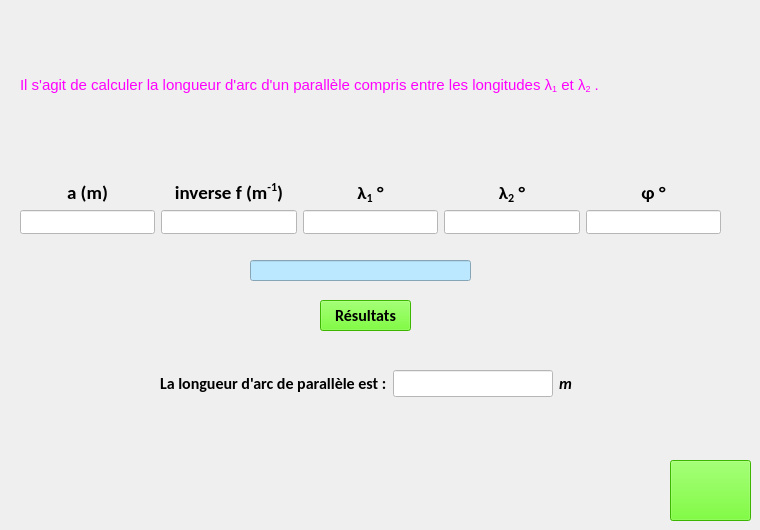
          <widget class="QWidget" name="tab_4_2">
           <attribute name="title">
            <string>Longueur d'un arc d'un parallèle</string>
           </attribute>
           <widget class="QPushButton" name="PB_hp6">
            <property name="geometry">
             <rect>
              <x>670</x>
              <y>460</y>
              <width>81</width>
              <height>61</height>
             </rect>
            </property>
            <property name="font">
             <font>
              <weight>75</weight>
              <bold>true</bold>
             </font>
            </property>
            <property name="styleSheet">
             <string notr="true">background-color:rgb(85, 255, 0)</string>
            </property>
            <property name="text">
             <string/>
            </property>
            <property name="icon">
             <iconset>
              <normaloff>pictures/78-781325_next-button-clipart-panah-purple-next-button-png.png</normaloff>pictures/78-781325_next-button-clipart-panah-purple-next-button-png.png</iconset>
            </property>
            <property name="iconSize">
             <size>
              <width>50</width>
              <height>50</height>
             </size>
            </property>
           </widget>
           <widget class="QLabel" name="label_95">
            <property name="geometry">
             <rect>
              <x>20</x>
              <y>70</y>
              <width>631</width>
              <height>31</height>
             </rect>
            </property>
            <property name="font">
             <font>
              <family>MS Shell Dlg 2</family>
              <pointsize>10</pointsize>
              <weight>50</weight>
              <italic>false</italic>
              <bold>false</bold>
             </font>
            </property>
            <property name="styleSheet">
             <string notr="true">font: 10pt &quot;MS Shell Dlg 2&quot;;</string>
            </property>
            <property name="text">
             <string>&lt;html&gt;&lt;head/&gt;&lt;body&gt;&lt;p&gt;&lt;span style=&quot; font-size:11pt; color:#ff00ff;&quot;&gt;Il s'agit de calculer la longueur d'arc d'un parallèle compris entre les longitudes &lt;/span&gt;&lt;span style=&quot; font-family:'Arial Unicode MS','DejaVu Sans','Athena','Gentium','Palatino Linotype','Lucida Sans Unicode','Lucida Grande','Code2000','sans-serif'; font-size:11pt; color:#ff00ff;&quot;&gt;λ&lt;/span&gt;&lt;span style=&quot; font-family:'Arial Unicode MS','DejaVu Sans','Athena','Gentium','Palatino Linotype','Lucida Sans Unicode','Lucida Grande','Code2000','sans-serif'; font-size:11pt; color:#ff00ff; vertical-align:sub;&quot;&gt;1&lt;/span&gt;&lt;span style=&quot; font-family:'Arial Unicode MS','DejaVu Sans','Athena','Gentium','Palatino Linotype','Lucida Sans Unicode','Lucida Grande','Code2000','sans-serif'; font-size:11pt; color:#ff00ff;&quot;&gt; et λ&lt;/span&gt;&lt;span style=&quot; font-family:'Arial Unicode MS','DejaVu Sans','Athena','Gentium','Palatino Linotype','Lucida Sans Unicode','Lucida Grande','Code2000','sans-serif'; font-size:11pt; color:#ff00ff; vertical-align:sub;&quot;&gt;2&lt;/span&gt;&lt;span style=&quot; font-family:'Arial Unicode MS','DejaVu Sans','Athena','Gentium','Palatino Linotype','Lucida Sans Unicode','Lucida Grande','Code2000','sans-serif'; font-size:11pt; color:#ff00ff;&quot;&gt; .&lt;/span&gt;&lt;/p&gt;&lt;/body&gt;&lt;/html&gt;</string>
            </property>
           </widget>
           <widget class="QPushButton" name="PB_arc_parallele">
            <property name="geometry">
             <rect>
              <x>320</x>
              <y>300</y>
              <width>91</width>
              <height>31</height>
             </rect>
            </property>
            <property name="font">
             <font>
              <family>Calibri</family>
              <pointsize>12</pointsize>
              <weight>75</weight>
              <bold>true</bold>
             </font>
            </property>
            <property name="styleSheet">
             <string notr="true">background-color: rgb(85, 255, 0);</string>
            </property>
            <property name="text">
             <string>Résultats</string>
            </property>
           </widget>
           <widget class="QLineEdit" name="cond8">
            <property name="geometry">
             <rect>
              <x>250</x>
              <y>260</y>
              <width>221</width>
              <height>21</height>
             </rect>
            </property>
            <property name="palette">
             <palette>
              <active>
               <colorrole role="WindowText">
                <brush brushstyle="SolidPattern">
                 <color alpha="255">
                  <red>255</red>
                  <green>0</green>
                  <blue>0</blue>
                 </color>
                </brush>
               </colorrole>
               <colorrole role="Button">
                <brush brushstyle="SolidPattern">
                 <color alpha="255">
                  <red>187</red>
                  <green>231</green>
                  <blue>255</blue>
                 </color>
                </brush>
               </colorrole>
               <colorrole role="Base">
                <brush brushstyle="SolidPattern">
                 <color alpha="255">
                  <red>187</red>
                  <green>231</green>
                  <blue>255</blue>
                 </color>
                </brush>
               </colorrole>
               <colorrole role="Window">
                <brush brushstyle="SolidPattern">
                 <color alpha="255">
                  <red>187</red>
                  <green>231</green>
                  <blue>255</blue>
                 </color>
                </brush>
               </colorrole>
              </active>
              <inactive>
               <colorrole role="WindowText">
                <brush brushstyle="SolidPattern">
                 <color alpha="255">
                  <red>255</red>
                  <green>0</green>
                  <blue>0</blue>
                 </color>
                </brush>
               </colorrole>
               <colorrole role="Button">
                <brush brushstyle="SolidPattern">
                 <color alpha="255">
                  <red>187</red>
                  <green>231</green>
                  <blue>255</blue>
                 </color>
                </brush>
               </colorrole>
               <colorrole role="Base">
                <brush brushstyle="SolidPattern">
                 <color alpha="255">
                  <red>187</red>
                  <green>231</green>
                  <blue>255</blue>
                 </color>
                </brush>
               </colorrole>
               <colorrole role="Window">
                <brush brushstyle="SolidPattern">
                 <color alpha="255">
                  <red>187</red>
                  <green>231</green>
                  <blue>255</blue>
                 </color>
                </brush>
               </colorrole>
              </inactive>
              <disabled>
               <colorrole role="WindowText">
                <brush brushstyle="SolidPattern">
                 <color alpha="255">
                  <red>120</red>
                  <green>120</green>
                  <blue>120</blue>
                 </color>
                </brush>
               </colorrole>
               <colorrole role="Button">
                <brush brushstyle="SolidPattern">
                 <color alpha="255">
                  <red>187</red>
                  <green>231</green>
                  <blue>255</blue>
                 </color>
                </brush>
               </colorrole>
               <colorrole role="Base">
                <brush brushstyle="SolidPattern">
                 <color alpha="255">
                  <red>187</red>
                  <green>231</green>
                  <blue>255</blue>
                 </color>
                </brush>
               </colorrole>
               <colorrole role="Window">
                <brush brushstyle="SolidPattern">
                 <color alpha="255">
                  <red>187</red>
                  <green>231</green>
                  <blue>255</blue>
                 </color>
                </brush>
               </colorrole>
              </disabled>
             </palette>
            </property>
            <property name="styleSheet">
             <string notr="true">border-color: rgb(255, 255, 255);
font: 10pt &quot;MS Shell Dlg 2&quot;;</string>
            </property>
           </widget>
           <widget class="QWidget" name="layoutWidget">
            <property name="geometry">
             <rect>
              <x>20</x>
              <y>180</y>
              <width>701</width>
              <height>54</height>
             </rect>
            </property>
            <layout class="QHBoxLayout" name="horizontalLayout_23">
             <item>
              <layout class="QVBoxLayout" name="verticalLayout_33">
               <item>
                <widget class="QLabel" name="label_96">
                 <property name="font">
                  <font>
                   <family>Calibri</family>
                   <pointsize>12</pointsize>
                   <weight>75</weight>
                   <italic>true</italic>
                   <bold>true</bold>
                  </font>
                 </property>
                 <property name="text">
                  <string>&lt;html&gt;&lt;head/&gt;&lt;body&gt;&lt;p align=&quot;center&quot;&gt;&lt;span style=&quot; font-size:14pt; font-style:normal;&quot;&gt;a (m)&lt;/span&gt;&lt;/p&gt;&lt;/body&gt;&lt;/html&gt;</string>
                 </property>
                </widget>
               </item>
               <item>
                <widget class="QLineEdit" name="a_arc_para">
                 <property name="font">
                  <font>
                   <family>Calibri</family>
                   <pointsize>10</pointsize>
                   <weight>75</weight>
                   <bold>true</bold>
                  </font>
                 </property>
                 <property name="styleSheet">
                  <string notr="true">background-color: rgb(255, 255, 255);</string>
                 </property>
                </widget>
               </item>
              </layout>
             </item>
             <item>
              <layout class="QVBoxLayout" name="verticalLayout_34">
               <item>
                <widget class="QLabel" name="label_98">
                 <property name="font">
                  <font>
                   <family>Calibri</family>
                   <pointsize>12</pointsize>
                   <weight>75</weight>
                   <italic>true</italic>
                   <bold>true</bold>
                  </font>
                 </property>
                 <property name="text">
                  <string>&lt;html&gt;&lt;head/&gt;&lt;body&gt;&lt;p align=&quot;center&quot;&gt;&lt;span style=&quot; font-size:14pt; font-style:normal;&quot;&gt;inverse f (m&lt;/span&gt;&lt;span style=&quot; font-size:14pt; font-style:normal; vertical-align:super;&quot;&gt;-1&lt;/span&gt;&lt;span style=&quot; font-size:14pt; font-style:normal;&quot;&gt;)&lt;/span&gt;&lt;/p&gt;&lt;/body&gt;&lt;/html&gt;</string>
                 </property>
                </widget>
               </item>
               <item>
                <widget class="QLineEdit" name="invf_arc_para">
                 <property name="font">
                  <font>
                   <family>Calibri</family>
                   <pointsize>10</pointsize>
                   <weight>75</weight>
                   <bold>true</bold>
                  </font>
                 </property>
                 <property name="styleSheet">
                  <string notr="true">background-color: rgb(255, 255, 255);</string>
                 </property>
                </widget>
               </item>
              </layout>
             </item>
             <item>
              <layout class="QVBoxLayout" name="verticalLayout_35">
               <item>
                <widget class="QLabel" name="label_97">
                 <property name="font">
                  <font>
                   <family>Calibri</family>
                   <pointsize>12</pointsize>
                   <weight>75</weight>
                   <italic>true</italic>
                   <bold>true</bold>
                  </font>
                 </property>
                 <property name="text">
                  <string>&lt;html&gt;&lt;head/&gt;&lt;body&gt;&lt;p align=&quot;center&quot;&gt;&lt;span style=&quot; font-size:14pt; font-style:normal;&quot;&gt;λ&lt;/span&gt;&lt;span style=&quot; font-size:14pt; font-style:normal; vertical-align:sub;&quot;&gt;1&lt;/span&gt;&lt;span style=&quot; font-size:14pt; font-style:normal;&quot;&gt; °&lt;/span&gt;&lt;/p&gt;&lt;/body&gt;&lt;/html&gt;</string>
                 </property>
                </widget>
               </item>
               <item>
                <widget class="QLineEdit" name="lam1_arc_para">
                 <property name="font">
                  <font>
                   <family>Calibri</family>
                   <pointsize>10</pointsize>
                   <weight>75</weight>
                   <bold>true</bold>
                  </font>
                 </property>
                 <property name="styleSheet">
                  <string notr="true">background-color: rgb(255, 255, 255);</string>
                 </property>
                </widget>
               </item>
              </layout>
             </item>
             <item>
              <layout class="QVBoxLayout" name="verticalLayout_36">
               <item>
                <widget class="QLabel" name="label_101">
                 <property name="font">
                  <font>
                   <family>Calibri</family>
                   <pointsize>12</pointsize>
                   <weight>75</weight>
                   <italic>true</italic>
                   <bold>true</bold>
                  </font>
                 </property>
                 <property name="text">
                  <string>&lt;html&gt;&lt;head/&gt;&lt;body&gt;&lt;p align=&quot;center&quot;&gt;&lt;span style=&quot; font-size:14pt; font-style:normal;&quot;&gt;λ&lt;/span&gt;&lt;span style=&quot; font-size:14pt; font-style:normal; vertical-align:sub;&quot;&gt;2&lt;/span&gt;&lt;span style=&quot; font-size:14pt; font-style:normal;&quot;&gt; °&lt;/span&gt;&lt;/p&gt;&lt;/body&gt;&lt;/html&gt;</string>
                 </property>
                </widget>
               </item>
               <item>
                <widget class="QLineEdit" name="lam2_arc_para">
                 <property name="font">
                  <font>
                   <family>Calibri</family>
                   <pointsize>10</pointsize>
                   <weight>75</weight>
                   <bold>true</bold>
                  </font>
                 </property>
                 <property name="styleSheet">
                  <string notr="true">background-color: rgb(255, 255, 255);</string>
                 </property>
                </widget>
               </item>
              </layout>
             </item>
             <item>
              <layout class="QVBoxLayout" name="verticalLayout_37">
               <item>
                <widget class="QLabel" name="label_100">
                 <property name="font">
                  <font>
                   <family>Calibri</family>
                   <pointsize>12</pointsize>
                   <weight>75</weight>
                   <italic>true</italic>
                   <bold>true</bold>
                  </font>
                 </property>
                 <property name="text">
                  <string>&lt;html&gt;&lt;head/&gt;&lt;body&gt;&lt;p align=&quot;center&quot;&gt;&lt;span style=&quot; font-size:14pt; font-style:normal;&quot;&gt;φ °&lt;/span&gt;&lt;/p&gt;&lt;/body&gt;&lt;/html&gt;</string>
                 </property>
                </widget>
               </item>
               <item>
                <widget class="QLineEdit" name="phi_arc_para">
                 <property name="font">
                  <font>
                   <family>Calibri</family>
                   <pointsize>10</pointsize>
                   <weight>75</weight>
                   <bold>true</bold>
                  </font>
                 </property>
                 <property name="styleSheet">
                  <string notr="true">background-color: rgb(255, 255, 255);</string>
                 </property>
                </widget>
               </item>
              </layout>
             </item>
            </layout>
           </widget>
           <widget class="QWidget" name="layoutWidget">
            <property name="geometry">
             <rect>
              <x>160</x>
              <y>370</y>
              <width>412</width>
              <height>27</height>
             </rect>
            </property>
            <layout class="QHBoxLayout" name="horizontalLayout_24">
             <item>
              <widget class="QLabel" name="label_99">
               <property name="font">
                <font>
                 <family>Calibri</family>
                 <pointsize>12</pointsize>
                 <weight>75</weight>
                 <italic>true</italic>
                 <bold>true</bold>
                </font>
               </property>
               <property name="text">
                <string>&lt;html&gt;&lt;head/&gt;&lt;body&gt;&lt;p&gt;&lt;span style=&quot; font-style:normal;&quot;&gt;La longueur d'arc de parallèle est :&lt;/span&gt;&lt;/p&gt;&lt;/body&gt;&lt;/html&gt;</string>
               </property>
              </widget>
             </item>
             <item>
              <widget class="QLineEdit" name="arc_parallele">
               <property name="enabled">
                <bool>false</bool>
               </property>
               <property name="font">
                <font>
                 <family>Calibri</family>
                 <pointsize>12</pointsize>
                 <weight>50</weight>
                 <italic>false</italic>
                 <bold>false</bold>
                </font>
               </property>
               <property name="styleSheet">
                <string notr="true">background-color: rgb(255, 255, 255);
font: 12pt &quot;Calibri&quot;;</string>
               </property>
              </widget>
             </item>
             <item>
              <widget class="QLabel" name="label_102">
               <property name="font">
                <font>
                 <family>Calibri</family>
                 <pointsize>12</pointsize>
                 <weight>75</weight>
                 <italic>true</italic>
                 <bold>true</bold>
                </font>
               </property>
               <property name="text">
                <string>m</string>
               </property>
              </widget>
             </item>
            </layout>
           </widget>
          </widget>
